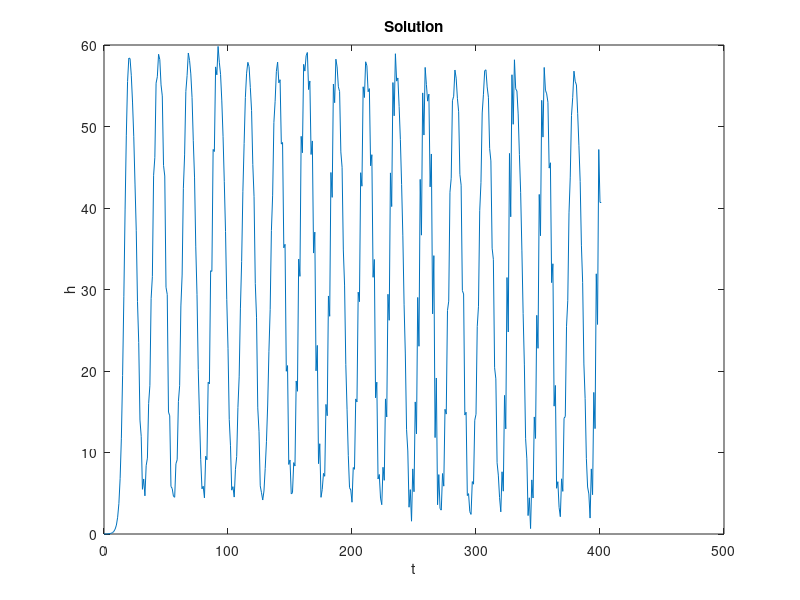

This figure's MATLAB source:
clear; close all; clc;

% initial
L=500;
f=0.02;
a=1000;
Hr=400;
V0=3.25996;
D=2;
g=9.81;

% mesh
nodes=200;
timesteps = 400;
dx=1;
dt=1; 

% lambda
lambdax=L/nodes;
lambdat=lambdax/a;
lambdau=a;
lambdah=a/g*lambdau;
lambdaf=1/(lambdat*lambdau);
ff=f/lambdaf;
HrHr=Hr/lambdah;
DD=D/lambdax;


% Derived inputs.
omega = dt/1;

% Initial conditions.
f0 = zeros(1,nodes);
f1 = zeros(1,nodes);
f2 = zeros(1,nodes);

k=1;
vv(k,1:nodes)=V0/lambdau;
hh(k,2:nodes)=HrHr;
hh(k,1)=HrHr;

% tmie
t=0;
time(k)=t;
% Main loop.
for iter = 1:timesteps
    
    % Collision.
    feq0 = 0;
    feq1 = vv(k,:)+hh(k,:)./2;
    feq2 = vv(k,:)-hh(k,:)./2; 

    R(1,1:nodes)=ff.*vv(k,:).*abs(vv(k,:))/(4*DD);

    f0=(1-omega)*f0+omega*feq0;
    f1 = (1-omega)*f1 + omega*feq1-R;
    f2 = (1-omega)*f2 + omega*feq2-R;
    % Streaming.
    f1(2:end) = f1(1:end-1);
    f2(1:end-1) = f2(2:end);
    % BC.
    f1(1)=HrHr+f2(1);
    f2(end)=vv(k,end)-f1(end)-f0(end);

    % Reconstruct solution.
    vv(k+1,:)= f0 + f1 + f2;
    hh(k+1,:)= f1 - f2;
    k=k+1;

    % time
    t=t+dt;
    time(k)=t;
end
vv(k+1,:) = f0 + f1 + f2;
hh(k+1,:) = f1 - f2;
t=t+dt;
time(k+1)=t;
time=time';
h=hh*lambdah;
v=vv*lambdau;
% Plot results.
plot(time(:),hh(:,end-1))
title('Solution');
xlabel('t');
ylabel('h');